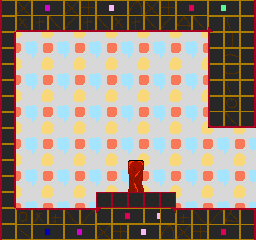

A level layout from a 2D game, rendered from its tile map. Below: a short description, then the map file with its tile-grid data intact:
An orthogonal 16x15 tile map with 16x16 px tiles, 2 tile layers (back, front) and 3 objects (Item).

<map version="1.0" orientation="orthogonal" width="16" height="15" tilewidth="16" tileheight="16">
 <tileset firstgid="1" name="tiles1" tilewidth="16" tileheight="16">
  <image source="../tiles0.gif" trans="ff00ff" width="256" height="256" />
 </tileset>
 <layer name="back" width="16" height="15">
  <data encoding="csv">
129,130,129,130,129,130,129,130,129,130,129,130,129,130,129,130,
145,146,145,146,145,146,145,146,145,146,145,146,145,146,145,146,
129,130,129,130,129,130,129,130,129,130,129,130,129,130,129,130,
145,146,145,146,145,146,145,146,145,146,145,146,145,146,145,146,
129,130,129,130,129,130,129,130,129,130,129,130,129,130,129,130,
145,146,145,146,145,146,145,146,145,146,145,146,145,146,145,146,
129,130,129,130,129,130,129,130,129,130,129,130,129,130,129,130,
145,146,145,146,145,146,145,146,145,146,145,146,145,146,145,146,
129,130,129,130,129,130,129,130,129,130,129,130,129,130,129,130,
145,146,145,146,145,146,145,146,145,146,145,146,145,146,145,146,
129,130,129,130,129,130,129,130,129,130,129,130,129,130,129,130,
145,146,145,146,145,146,145,146,145,146,145,146,145,146,145,146,
129,130,129,130,129,130,129,130,129,130,129,130,129,130,129,130,
145,146,145,146,145,146,145,146,145,146,145,146,145,146,145,146,
129,130,129,130,129,130,129,130,129,130,129,130,129,130,129,130
</data>
 </layer>
 <layer name="front" width="16" height="15">
  <data encoding="csv">
97,115,87,88,115,116,85,86,119,115,116,81,82,69,70,104,
113,19,20,21,22,20,21,19,20,21,22,23,21,149,103,104,
168,0,0,0,0,0,0,0,0,0,0,0,0,97,100,104,
184,0,0,0,0,0,0,0,0,0,0,0,0,97,101,120,
168,0,0,0,0,0,0,0,0,0,0,0,0,113,102,104,
184,0,0,0,0,0,0,0,0,0,0,0,0,97,103,104,
168,0,0,0,0,0,0,0,0,0,0,0,0,113,114,120,
184,0,0,0,0,0,0,0,0,0,0,0,0,17,21,24,
168,0,0,0,0,0,0,0,0,0,0,0,0,0,0,0,
184,0,0,0,0,0,0,0,0,0,0,0,0,0,0,0,
168,0,0,0,0,0,0,0,135,0,0,0,0,0,0,0,
168,0,0,0,0,0,0,0,151,0,0,0,0,0,0,0,
184,0,0,0,0,0,248,248,248,248,248,0,0,0,0,0,
97,34,35,36,37,38,133,81,82,85,134,36,37,38,39,40,
113,99,67,68,87,88,115,116,85,86,119,115,116,81,82,120
</data>
 </layer>
 <objectgroup name="lines" width="16" height="15" visible="0">
  <properties>
   <property name="map_tile" value="12" />
   <property name="rarity" value="0" />
   <property name="tags" value="[&quot;item_e&quot;]" />
  </properties>
  <object x="240" y="208">
   <polyline points="16,0 -64,0 -64,-16 -96,-16 -96,-48 -112,-48 -112,-16 -144,-16 -144,0 -224,0" />
  </object>
  <object x="16" y="208">
   <polyline points="0,0 0,-176 192,-176 192,-80 240,-80 240,-176" />
  </object>
 </objectgroup>
 <objectgroup name="objects" width="16" height="15">
  <object name="Item" gid="1" x="128" y="160" />
 </objectgroup>
</map>
